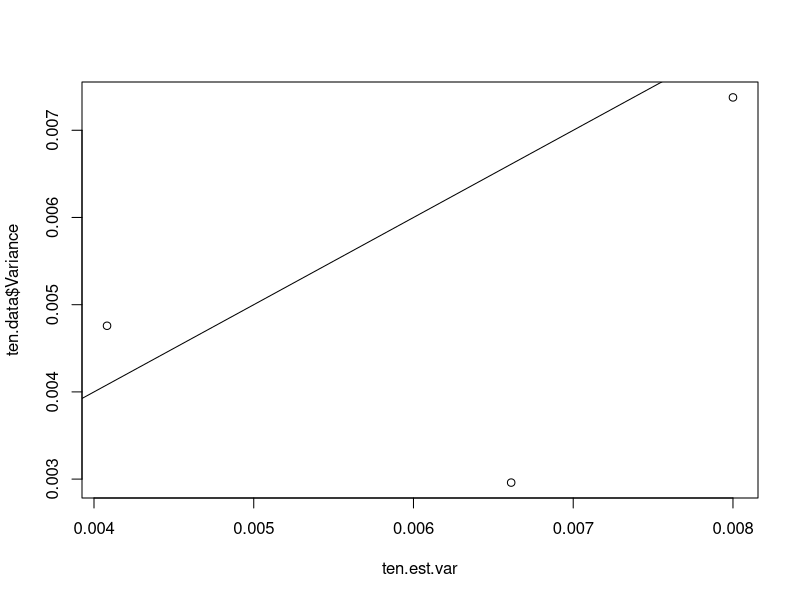
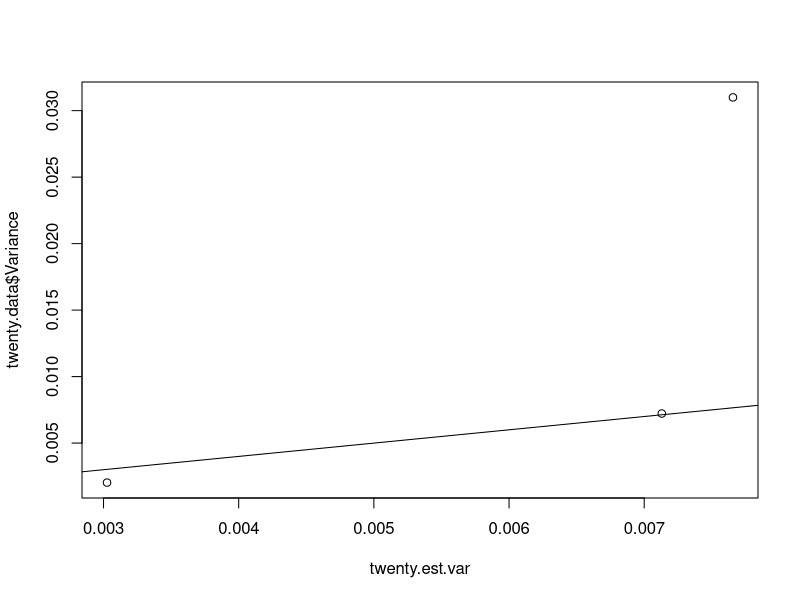
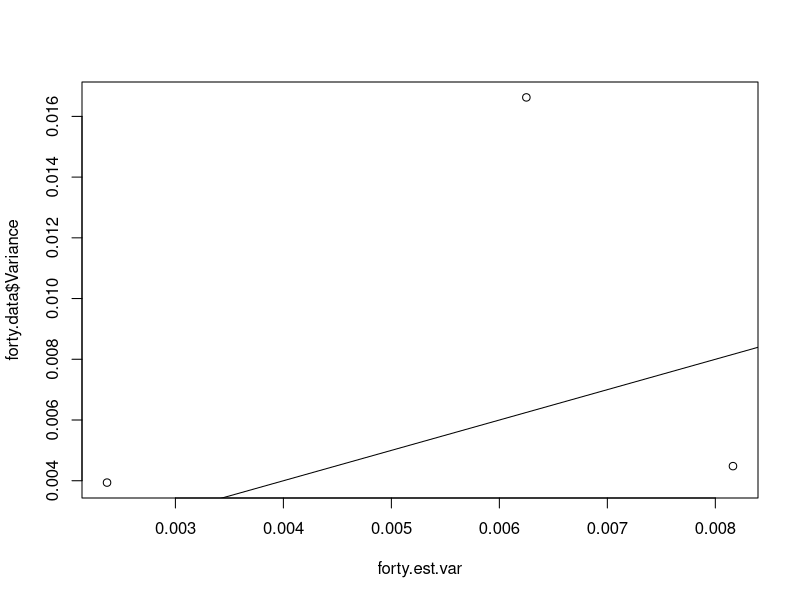

Source code (R) for these figures, in order:
### get data from Sherratt1989Tadpoles

### set working directory

setwd('/media/kyle/KEC_External/Documents/Data/SwitchingAndIndVar/DataFromGraphs')

### load libraries

library(dplyr)

### load data

Tadpole.data <- read.csv('Sherratt1989Tadpoles.csv')

colnames(Tadpole.data)[1] <- 'NTreatment'

### split data into different experiments

ten.data <- Tadpole.data %>% filter(NTreatment == 10)

twenty.data <- Tadpole.data %>% filter(NTreatment == 20)

forty.data <- Tadpole.data %>% filter(NTreatment == 40)

### manipulate data to have one row for each density

St.Dev <- function(x) {
  SS <- sum((x - mean(x))^2)
  SD <- sqrt(SS/length(x))  
  SD
}


ten.data <- ten.data %>% group_by(RelativeDensity) %>% summarise(MeanProportion = mean(Proportion), StandardDeviation = St.Dev(Proportion))

twenty.data <- twenty.data %>% group_by(RelativeDensity) %>% summarise(MeanProportion = mean(Proportion), StandardDeviation = St.Dev(Proportion))

forty.data <- forty.data %>% group_by(RelativeDensity) %>% summarise(MeanProportion = mean(Proportion), StandardDeviation = St.Dev(Proportion))

### where maximum variances occur, transform to variance

ten.data$Variance <- (ten.data$StandardDeviation)^2

twenty.data$Variance <- (twenty.data$StandardDeviation)^2

forty.data$Variance <- (forty.data$StandardDeviation)^2

### what are the relative preferences ... can use the proportions at 0.5 -- 0.4, 0.313, 0.255

ConvertC <- function(c) {
  RelPref <- c/(1+c)
  MaxVar <- 1 - RelPref
  print(as.data.frame(cbind(RelPref, MaxVar)))
}

### or could use the estimates from linear regression

# ten prey

lm(MeanProportion ~ 0 + RelativeDensity, ten.data)

# c = 0.7799

ConvertC(c = 0.7799)

# twenty prey

lm(MeanProportion ~ 0 + RelativeDensity, twenty.data)

# c = 0.7457

ConvertC(c = 0.7457)

# forty prey

lm(MeanProportion ~ 0 + RelativeDensity, forty.data)

# c = 0.5964

ConvertC(c = 0.5964)

### try to predict the variances, need p's 

calcp <- function(rel.pref, rel.density) {
  rel.pref*rel.density/(rel.pref*rel.density + ((1 - rel.pref) * (1 - rel.density)))
}

### ten prey

ten.p <- calcp(rel.pref = 0.4, rel.density = ten.data$RelativeDensity)

### twenty prey

twenty.p <-  calcp(rel.pref = 0.31, rel.density = twenty.data$RelativeDensity)

### forty prey

forty.p <- calcp(rel.pref = 0.25, rel.density = forty.data$RelativeDensity)

### estimate variances as p(1-p)/n. N's are ~ 50

### ten prey

ten.est.var <- ten.p*(1-ten.p)/30

plot(x = ten.est.var, y = ten.data$Variance)
abline(a = 0, b = 1)

### twenty prey

twenty.est.var <- twenty.p*(1 - twenty.p)/30

plot(x = twenty.est.var, y = twenty.data$Variance)
abline(a = 0, b = 1)

### forty prey

forty.est.var <- forty.p*(1 - forty.p)/30

plot(x = forty.est.var, y = forty.data$Variance)
abline(a = 0, b =1)

### calculate confidence intervals for each of the variance estimates

GenCI <- function(p.vec, n.samples, n.events, n.sim) {
  
  quant.data <- matrix(nrow = length(p.vec), ncol = 3)
  
  for(j in 1:length(p.vec)){
    mat <- matrix(nrow = n.sim, ncol = n.samples)
    for(i in 1:n.sim){
      mat[i,] <- rbinom(n = n.samples, size = n.events, prob = p.vec[j])
    }
    prop.mat <- mat/n.events
    var.vec <- apply(prop.mat, 1, var)
    quant.data[j, ] <- c(p.vec[j], quantile(var.vec, probs = c(0.025, 0.975)))
  }
  quant.data
}


### ten prey

GenCI(p.vec = ten.p, n.samples = 6, n.events = 30, n.sim = 10000)

### twenty prey

GenCI(p.vec = twenty.p, n.samples = 6, n.events = 30, n.sim = 10000)

### forty prey

GenCI(p.vec = forty.p, n.samples = 6, n.events = 30, n.sim = 10000)

### Estimate IS and create predicted 95% CI's for IS

### Calculate IS for each relative abundance

# ten prey

ten.data.ind <- Tadpole.data %>% filter(NTreatment == 10)

ten.data.PS <- ten.data.ind %>% mutate(PropAlt = 1 - Proportion)

ten.data.PS <- ten.data.PS %>% group_by(RelativeDensity) %>% mutate(Diff.Prop = abs(Proportion - mean(Proportion)), 
                                                                    Diff.Alt = abs(PropAlt - mean(PropAlt)))

ten.data.PS <- ten.data.PS %>% mutate(PS = 1 - Diff.Prop)

ten.data.IS <- ten.data.PS %>% group_by(RelativeDensity) %>% summarise(IS = mean(PS))

# twenty prey

twenty.data.ind <- Tadpole.data %>% filter(NTreatment == 20)

twenty.data.PS <- twenty.data.ind %>% mutate(PropAlt = 1 - Proportion)

twenty.data.PS <- twenty.data.PS %>% group_by(RelativeDensity) %>% mutate(Diff.Prop = abs(Proportion - mean(Proportion)), 
                                                                          Diff.Alt = abs(PropAlt - mean(PropAlt)))

twenty.data.PS <- twenty.data.PS %>% mutate(PS = 1 - Diff.Prop)

twenty.data.IS <- twenty.data.PS %>% group_by(RelativeDensity) %>% summarise( IS = mean(PS))

# forty prey

forty.data.ind <- Tadpole.data %>% filter(NTreatment == 40)

forty.data.PS <- forty.data.ind %>% mutate(PropAlt = 1 - Proportion)

forty.data.PS <- forty.data.PS %>% group_by(RelativeDensity) %>% mutate(Diff.Prop = abs(Proportion - mean(Proportion)), 
                                                                        Diff.Alt = abs(PropAlt - mean(PropAlt)))

forty.data.PS <- forty.data.PS %>% mutate(PS = 1 - Diff.Prop)

forty.data.IS <- forty.data.PS %>% group_by(RelativeDensity) %>% summarise(IS = mean(PS))

### modify the CI function above to generate confidence intervals for IS

GenCI_IS <- function(p.vec, n.samples, n.events, n.sim) {
  
  quant.data <- matrix(nrow = length(p.vec), ncol = 4)
  
  for(j in 1:length(p.vec)){
    mat <- matrix(nrow = n.sim, ncol = n.samples)
    PS <- matrix(nrow = n.sim, ncol = n.samples)
    mean.prop <- vector(length = n.sim)
    IS <- vector(length = n.sim)
    
    for(i in 1:n.sim){
      mat[i,] <- rbinom(n = n.samples, size = n.events, prob = p.vec[j])
      prop.mat <- mat/n.events
      mean.prop[i] <- mean(prop.mat[i])
      PS[i,] <- 1 - abs(prop.mat[i,] - mean.prop[i])
      IS[i] <- mean(PS[i,])
    }
    
    quant.data[j, ] <- c(p.vec[j], quantile(IS, probs = c(0.025, 0.5, 0.975)))
  }
  quant.data
}

# ten prey

GenCI_IS(p.vec = ten.p, n.samples = 6, n.events = 30, n.sim = 10000)

# twenty prey

GenCI_IS(p.vec = twenty.p, n.samples = 6, n.events = 30, n.sim = 10000)

# forty prey

GenCI_IS(p.vec = forty.p, n.samples = 6, n.events = 30, n.sim = 10000)
